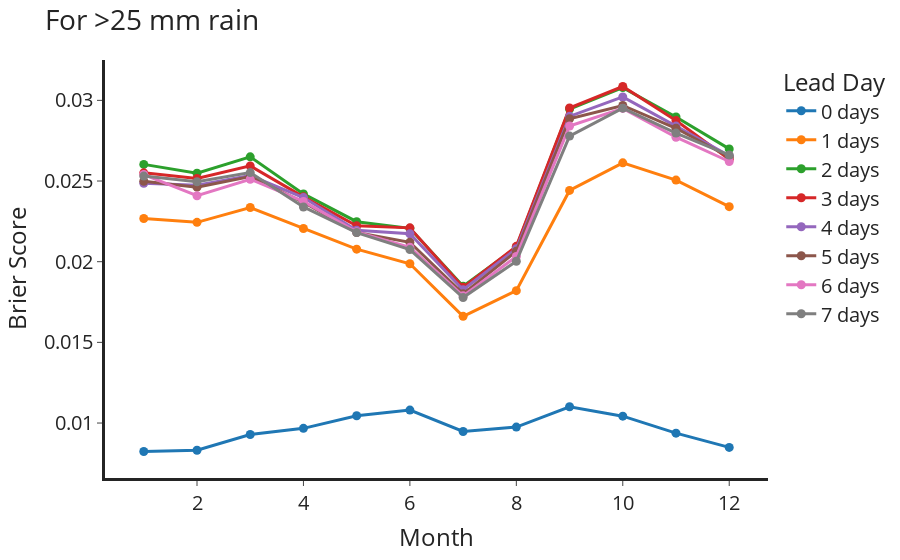

The notebook cell this image was saved under:
### Code cell
fig = df['BS 25'].unstack('Lead Day').plot(template='simple_white')
fig.update_traces(line_width=3,marker_size=9,mode='markers+lines')
fig.update_layout(xaxis_linewidth=3,yaxis_linewidth=3,font_size=20,autosize=False,title='For >25 mm rain',yaxis_title='Brier Score')
fig.write_image(f'{WORK}/rainproj/figures/25mm_rain_brier_score.png')
fig.show()

### Figure 1 — Plotly figure (JSON) as saved in the notebook; plotly's stock layout.template omitted (floating-point values rounded to 4 significant figures)
{"data": [{"hovertemplate": "Lead Day=0 days<br>Month=%{x}<br>value=%{y}<extra></extra>", "legendgroup": "0 days", "line": {"color": "#1F77B4", "dash": "solid", "width": 3}, "marker": {"size": 9, "symbol": "circle"}, "mode": "markers+lines", "name": "0 days", "orientation": "v", "showlegend": true, "type": "scatter", "x": [1, 2, 3, 4, 5, 6, 7, 8, 9, 10, 11, 12], "xaxis": "x", "y": [0.008238, 0.008317, 0.009291, 0.009672, 0.01045, 0.0108, 0.009477, 0.009751, 0.01101, 0.01043, 0.009373, 0.00849], "yaxis": "y"}, {"hovertemplate": "Lead Day=1 days<br>Month=%{x}<br>value=%{y}<extra></extra>", "legendgroup": "1 days", "line": {"color": "#FF7F0E", "dash": "solid", "width": 3}, "marker": {"size": 9, "symbol": "circle"}, "mode": "markers+lines", "name": "1 days", "orientation": "v", "showlegend": true, "type": "scatter", "x": [1, 2, 3, 4, 5, 6, 7, 8, 9, 10, 11, 12], "xaxis": "x", "y": [0.02268, 0.02244, 0.02336, 0.02206, 0.02078, 0.01987, 0.01661, 0.01821, 0.02442, 0.02613, 0.02506, 0.02341], "yaxis": "y"}, {"hovertemplate": "Lead Day=2 days<br>Month=%{x}<br>value=%{y}<extra></extra>", "legendgroup": "2 days", "line": {"color": "#2CA02C", "dash": "solid", "width": 3}, "marker": {"size": 9, "symbol": "circle"}, "mode": "markers+lines", "name": "2 days", "orientation": "v", "showlegend": true, "type": "scatter", "x": [1, 2, 3, 4, 5, 6, 7, 8, 9, 10, 11, 12], "xaxis": "x", "y": [0.02603, 0.02549, 0.0265, 0.0242, 0.02248, 0.02207, 0.01847, 0.02089, 0.02946, 0.03079, 0.02897, 0.02699], "yaxis": "y"}, {"hovertemplate": "Lead Day=3 days<br>Month=%{x}<br>value=%{y}<extra></extra>", "legendgroup": "3 days", "line": {"color": "#D62728", "dash": "solid", "width": 3}, "marker": {"size": 9, "symbol": "circle"}, "mode": "markers+lines", "name": "3 days", "orientation": "v", "showlegend": true, "type": "scatter", "x": [1, 2, 3, 4, 5, 6, 7, 8, 9, 10, 11, 12], "xaxis": "x", "y": [0.02551, 0.02516, 0.02594, 0.02402, 0.02222, 0.0221, 0.01841, 0.02095, 0.02953, 0.03086, 0.02875, 0.02635], "yaxis": "y"}, {"hovertemplate": "Lead Day=4 days<br>Month=%{x}<br>value=%{y}<extra></extra>", "legendgroup": "4 days", "line": {"color": "#9467BD", "dash": "solid", "width": 3}, "marker": {"size": 9, "symbol": "circle"}, "mode": "markers+lines", "name": "4 days", "orientation": "v", "showlegend": true, "type": "scatter", "x": [1, 2, 3, 4, 5, 6, 7, 8, 9, 10, 11, 12], "xaxis": "x", "y": [0.02487, 0.02474, 0.02533, 0.02397, 0.02194, 0.02174, 0.01827, 0.02081, 0.02901, 0.03021, 0.02841, 0.02656], "yaxis": "y"}, {"hovertemplate": "Lead Day=5 days<br>Month=%{x}<br>value=%{y}<extra></extra>", "legendgroup": "5 days", "line": {"color": "#8C564B", "dash": "solid", "width": 3}, "marker": {"size": 9, "symbol": "circle"}, "mode": "markers+lines", "name": "5 days", "orientation": "v", "showlegend": true, "type": "scatter", "x": [1, 2, 3, 4, 5, 6, 7, 8, 9, 10, 11, 12], "xaxis": "x", "y": [0.02499, 0.02462, 0.02528, 0.02368, 0.0218, 0.0212, 0.01801, 0.02064, 0.02886, 0.02968, 0.02827, 0.02649], "yaxis": "y"}, {"hovertemplate": "Lead Day=6 days<br>Month=%{x}<br>value=%{y}<extra></extra>", "legendgroup": "6 days", "line": {"color": "#E377C2", "dash": "solid", "width": 3}, "marker": {"size": 9, "symbol": "circle"}, "mode": "markers+lines", "name": "6 days", "orientation": "v", "showlegend": true, "type": "scatter", "x": [1, 2, 3, 4, 5, 6, 7, 8, 9, 10, 11, 12], "xaxis": "x", "y": [0.0254, 0.02409, 0.02511, 0.02374, 0.02185, 0.0209, 0.01788, 0.02033, 0.02841, 0.0295, 0.02771, 0.02621], "yaxis": "y"}, {"hovertemplate": "Lead Day=7 days<br>Month=%{x}<br>value=%{y}<extra></extra>", "legendgroup": "7 days", "line": {"color": "#7F7F7F", "dash": "solid", "width": 3}, "marker": {"size": 9, "symbol": "circle"}, "mode": "markers+lines", "name": "7 days", "orientation": "v", "showlegend": true, "type": "scatter", "x": [1, 2, 3, 4, 5, 6, 7, 8, 9, 10, 11, 12], "xaxis": "x", "y": [0.02531, 0.02495, 0.02552, 0.02339, 0.02181, 0.02075, 0.01778, 0.02003, 0.02779, 0.02952, 0.02797, 0.02661], "yaxis": "y"}], "layout": {"autosize": false, "font": {"size": 20}, "legend": {"title": {"text": "Lead Day"}, "tracegroupgap": 0}, "margin": {"t": 60}, "title": {"text": "For >25 mm rain"}, "xaxis": {"anchor": "y", "domain": [0, 1], "linewidth": 3, "title": {"text": "Month"}}, "yaxis": {"anchor": "x", "domain": [0, 1], "linewidth": 3, "title": {"text": "Brier Score"}}}}
